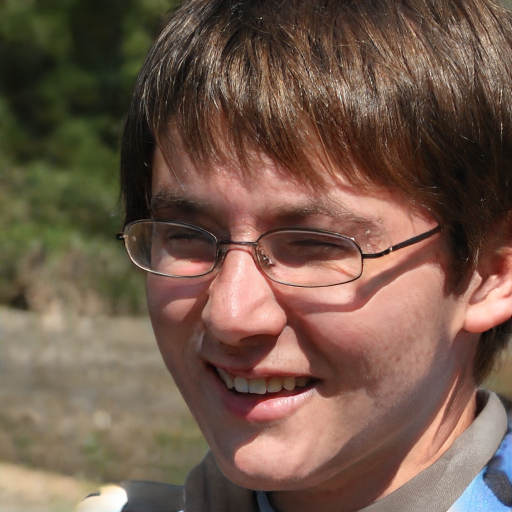
#> input picture 002-deep learning/caras/cara0.jpg, 1024 x 1024 px (shown at 1/2 size); its folder holds only this picture in this run
$ python '023-repasar carpeta.py'
#> lines starting #> are read from the running program, lines starting #| are printed output that depends on the picture
from PIL import Image, ImageDraw, ImageFilter, ImageEnhance
import math
import numpy as np
import cv2
from collections import Counter
import os
import glob

def reduce_angle(angle):
    angle %= 360  # Map the angle to the range 0 to 360 degrees

    if angle <= -180:
        angle += 360
    elif angle > 180:
        angle -= 360

    # Round the angle to the nearest multiple of 45 degrees
    reduced_angle = round(angle / 45) * 45

    return reduced_angle

def calculaAngulo(imagen):
    image = imagen  # Replace with your image file name
    gray_image = image.convert("L")
    image_array = np.array(gray_image)
    edges = cv2.Canny(image_array, threshold1=30, threshold2=100)
    contours, hierarchy = cv2.findContours(edges, cv2.RETR_EXTERNAL, cv2.CHAIN_APPROX_SIMPLE)
    largest_contour = max(contours, key=cv2.contourArea)
    x1, y1, x2, y2 = cv2.boundingRect(largest_contour)
    delta_x = x2 - x1
    delta_y = y2 - y1
    angle_rad = np.arctan2(delta_y, delta_x)
    angle_deg = np.degrees(angle_rad)
    return angle_deg

def convert_to_percentage(values):
    total = sum(values)
    percentages = [(value / total) * 100 for value in values]
    return percentages

def hsl_to_rgb(h, s, l):
    h /= 360.0
    s /= 100.0
    l /= 100.0

    if s == 0:
        r = g = b = l
    else:
        def hue_to_rgb(p, q, t):
            if t < 0:
                t += 1
            if t > 1:
                t -= 1
            if t < 1/6:
                return p + (q - p) * 6 * t
            if t < 1/2:
                return q
            if t < 2/3:
                return p + (q - p) * (2/3 - t) * 6
            return p

        if l < 0.5:
            q = l * (1 + s)
        else:
            q = l + s - l * s

        p = 2 * l - q
        r = hue_to_rgb(p, q, h + 1/3)
        g = hue_to_rgb(p, q, h)
        b = hue_to_rgb(p, q, h - 1/3)

    r = int(round(r * 255))
    g = int(round(g * 255))
    b = int(round(b * 255))

    return r, g, b

def convert_dict_values_to_percentage(dictionary, decimal_places=2):
    total = sum(dictionary.values())
    percentages = {key: round((value / total) * 100, decimal_places) for key, value in dictionary.items()}
    return percentages

def visionArtificial(rutaimagen):
#> called with rutaimagen = 'caras/cara0.jpg'
    imagen = Image.open(rutaimagen)
#> imagen is the input picture: PIL image 1024x1024 RGB; mean R, G, B 113.7, 89.4, 74.7
    imagengris = imagen.convert("L")
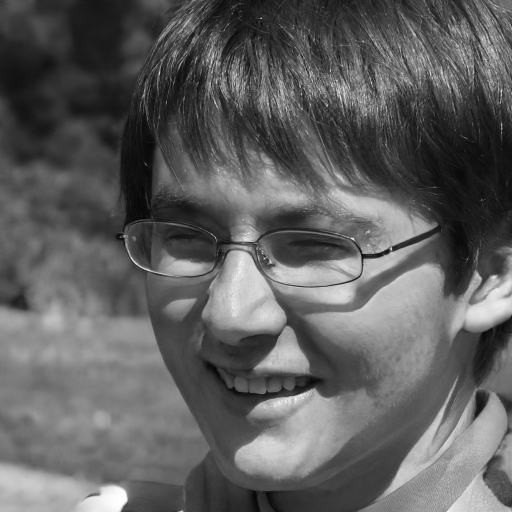
#> imagengris: PIL image 1024x1024 L (shown at 1/2 size); min 1, max 255, mean 95
    bordes = imagengris.filter(ImageFilter.FIND_EDGES)
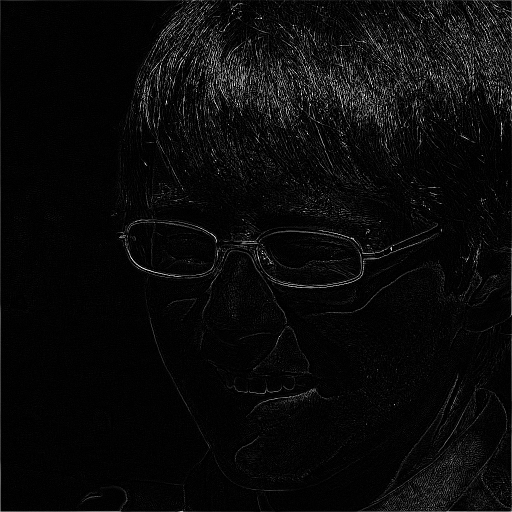
#> bordes: PIL image 1024x1024 L (shown at 1/2 size); min 0, max 255, mean 10.2
    enhancer = ImageEnhance.Contrast(bordes)
    contrast_factor = 2.0
    enhanced_image = enhancer.enhance(contrast_factor)
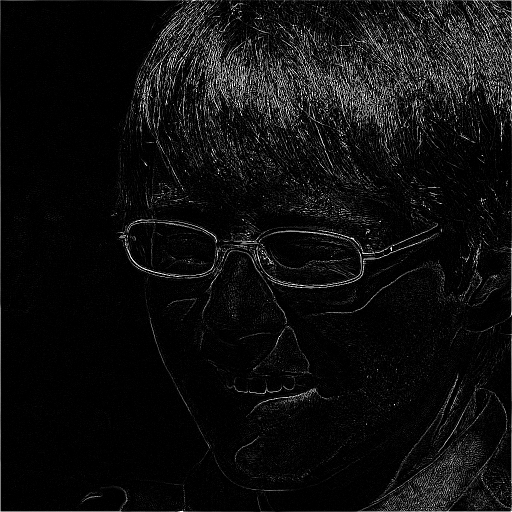
#> enhanced_image: PIL image 1024x1024 L (shown at 1/2 size); min 0, max 255, mean 14.7
    pixeles = imagen.load()
    tamanio = imagen.size
#> tamanio = (1024, 1024)
    anchura = tamanio[0]
#> anchura = 1024
    altura = tamanio[1]
#> altura = 1024
    print(tamanio)
#| (1024, 1024)


    anchuradestino = int(anchura)
#> anchuradestino = 1024
    alturadestino = int(altura)
#> alturadestino = 1024
    color = (0,0,0)
    anchurarectangulo = 4
    imagendestino = Image.new('RGB', (anchuradestino, alturadestino), color)
#> imagendestino: PIL image 1024x1024 RGB; every value is 0
    dibujo = ImageDraw.Draw(imagendestino)
    angulo = 0
    radio = 0
    lista = []
    for i in range(0,55000):
        if radio > anchura/2:
            break
        radio += 0.03
        angulo += 0.1
        componentex = round(anchura/2+math.cos(angulo)*radio)
        componentey = round(altura/2+math.sin(angulo)*radio)
        nuevocolor = pixeles[componentex,componentey]
        #print(str(componentex)+","+str(componentey))


        region = enhanced_image.crop((
            componentex,
            componentey,
            componentex+anchurarectangulo,
            componentey+anchurarectangulo))
        try:
            #print(calculaAngulo(region))
            dibujo.rectangle(
            [(
                componentex,
                componentey
                ),
             (
                componentex+4,
                componentey+4
                )
            ],
            fill=hsl_to_rgb(
                round(calculaAngulo(region)),
                100,50
                ))
            lista.append(reduce_angle(round(calculaAngulo(region))))
        except:
            pass
#> this loop made 17068 passes
#> (nuevocolor, h in hsl_to_rgb) on passes 1 to 3: ((108, 64, 51), -0.175), ((108, 64, 51), -0.175), ((108, 64, 51), -0.175)
    print(lista)
#> (printed output is left out)

    diccionario = {-180:0,-135:0,-90:0,-45:0,0:0,45:0,90:0,135:0,180:0}

    for elemento in lista:
        diccionario[elemento] += 1
#> this loop made 9827 passes
#> elemento on passes 1 to 3: -45, -45, -45
    print(diccionario)
    diccionarioporcentajes = convert_dict_values_to_percentage(diccionario,decimal_places=0)
    print(diccionarioporcentajes)
    archivo = open("memoria.txt","a")
    archivo.write(rutaimagen+":"+str(diccionarioporcentajes)+"\n")
    archivo.close()
    #imagendestino.show()

folder_path = "caras"
files = glob.glob(folder_path + "/*")
for file in files:
    visionArtificial(file)

$ run again, on 002-deep learning/caras/cara12.jpg
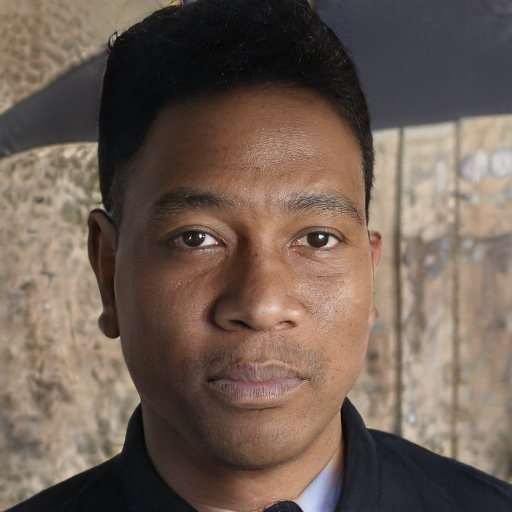
#> input picture 002-deep learning/caras/cara12.jpg, 1024 x 1024 px (shown at 1/2 size)
#> in visionArtificial, imagen is the input picture: PIL image 1024x1024 RGB; mean R, G, B 111.7, 94.7, 83.7
#> in visionArtificial, `imagengris = imagen.convert("L")`:
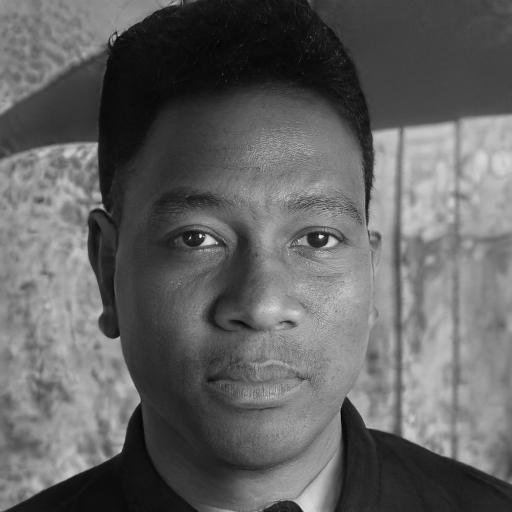
#> imagengris: PIL image 1024x1024 L (shown at 1/2 size); min 0, max 252, mean 98.5
#> in visionArtificial, `enhanced_image = enhancer.enhance(contrast_factor)`:
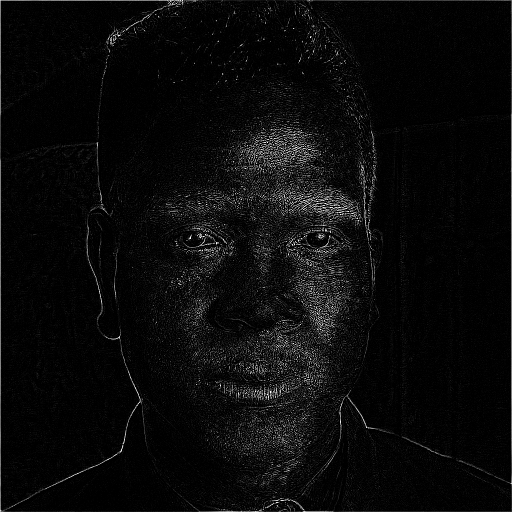
#> enhanced_image: PIL image 1024x1024 L (shown at 1/2 size); min 0, max 255, mean 10.3
#| (1024, 1024)
#> imagendestino: PIL image 1024x1024 RGB; every value is 0
#> the loop in visionArtificial, `for i in range(0,55000):` made 17068 passes
#> (printed output is left out)
#> the loop in visionArtificial, `for elemento in lista:` made 11361 passes
#> elemento on passes 2 to 4: 0, 0, 0

$ run again, on 002-deep learning/caras/cara13.jpg
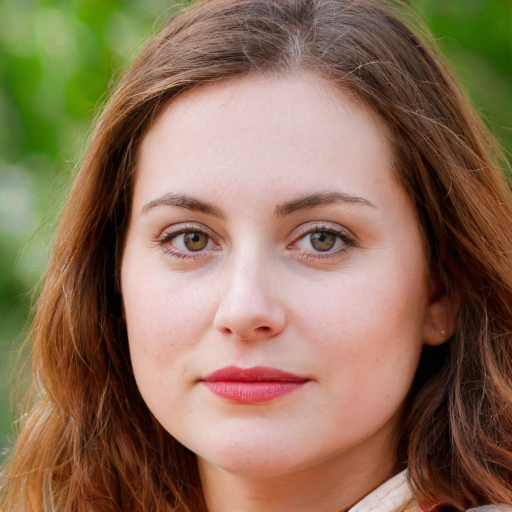
#> input picture 002-deep learning/caras/cara13.jpg, 1024 x 1024 px (shown at 1/2 size)
#> in visionArtificial, imagen is the input picture: PIL image 1024x1024 RGB; mean R, G, B 141.3, 112.9, 88.7
#> in visionArtificial, `imagengris = imagen.convert("L")`:
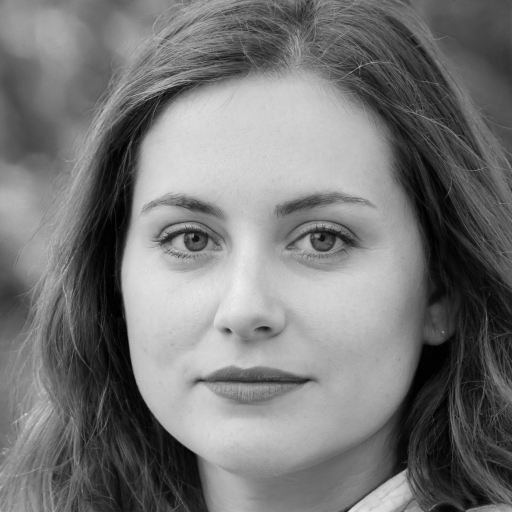
#> imagengris: PIL image 1024x1024 L (shown at 1/2 size); min 0, max 239, mean 118.6
#> in visionArtificial, `enhanced_image = enhancer.enhance(contrast_factor)`:
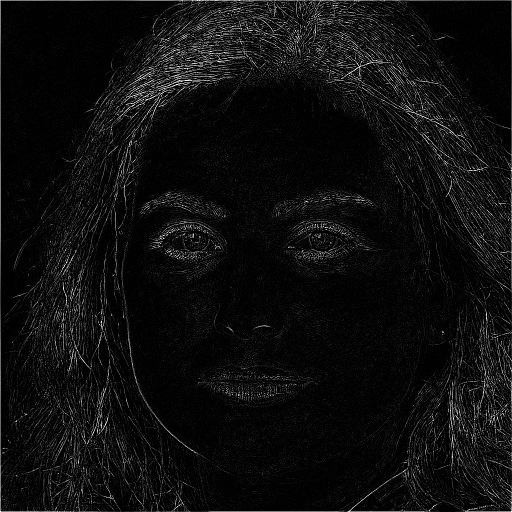
#> enhanced_image: PIL image 1024x1024 L (shown at 1/2 size); min 0, max 255, mean 13.9
#| (1024, 1024)
#> imagendestino: PIL image 1024x1024 RGB; every value is 0
#> the loop in visionArtificial, `for i in range(0,55000):` made 17068 passes
#> (printed output is left out)
#> the loop in visionArtificial, `for elemento in lista:` made 10632 passes
#> elemento on passes 1 to 3: 45, 45, 45

$ run again, on 002-deep learning/caras/cara14.jpg
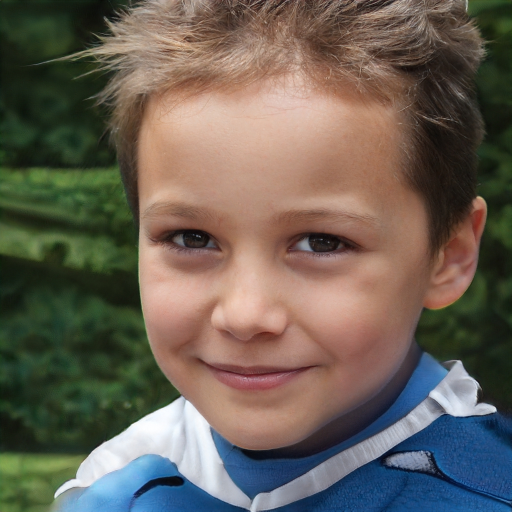
#> input picture 002-deep learning/caras/cara14.jpg, 1024 x 1024 px (shown at 1/2 size)
#> in visionArtificial, imagen is the input picture: PIL image 1024x1024 RGB; mean R, G, B 105.6, 96.5, 85.8
#> in visionArtificial, `imagengris = imagen.convert("L")`:
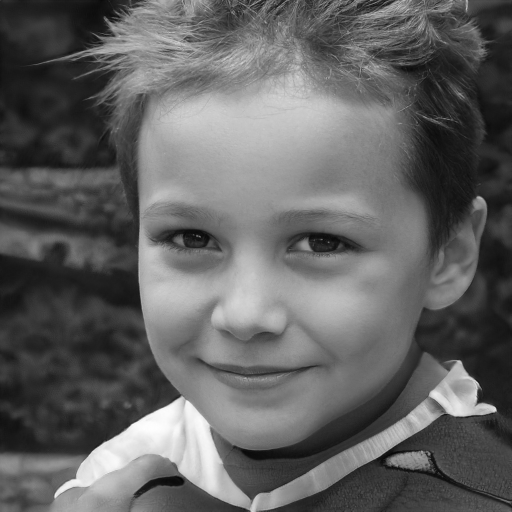
#> imagengris: PIL image 1024x1024 L (shown at 1/2 size); min 1, max 255, mean 98
#> in visionArtificial, `enhanced_image = enhancer.enhance(contrast_factor)`:
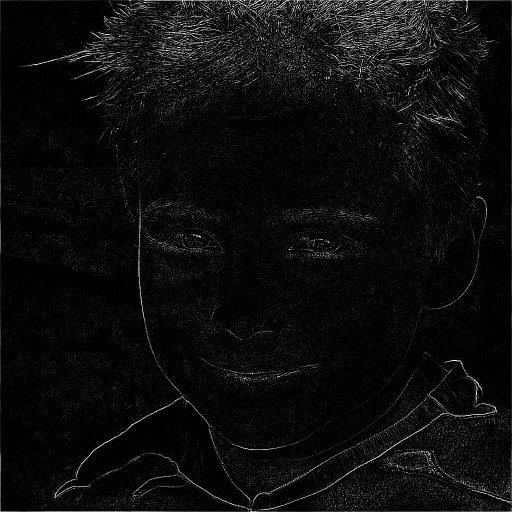
#> enhanced_image: PIL image 1024x1024 L (shown at 1/2 size); min 0, max 255, mean 11.5
#| (1024, 1024)
#> imagendestino: PIL image 1024x1024 RGB; every value is 0
#> the loop in visionArtificial, `for i in range(0,55000):` made 17068 passes
#> (nuevocolor, h in hsl_to_rgb, r in hsl_to_rgb) on passes 1 to 3: ((199, 157, 132), 0.125, 255), ((199, 157, 132), 0.125, 255), ((199, 157, 132), 0.125, 255)
#> (printed output is left out)
#> the loop in visionArtificial, `for elemento in lista:` made 10759 passes
#> elemento on passes 1 to 3: 45, 45, 45

$ run again, on 002-deep learning/caras/cara1.jpg
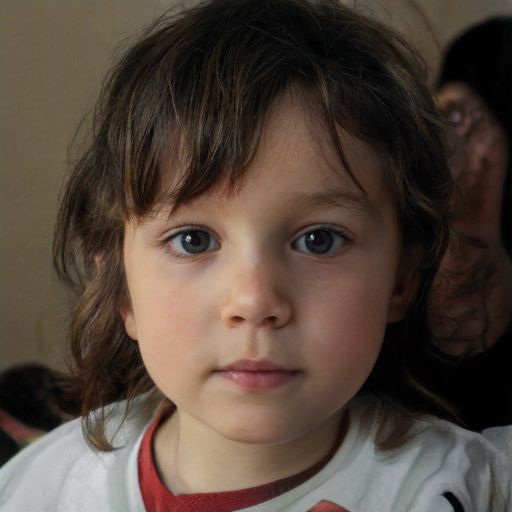
#> input picture 002-deep learning/caras/cara1.jpg, 1024 x 1024 px (shown at 1/2 size)
#> in visionArtificial, imagen is the input picture: PIL image 1024x1024 RGB; mean R, G, B 84, 69.9, 59.8
#> in visionArtificial, `imagengris = imagen.convert("L")`:
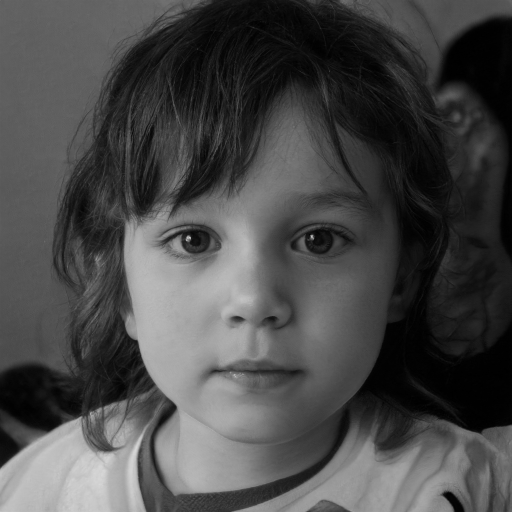
#> imagengris: PIL image 1024x1024 L (shown at 1/2 size); min 0, max 224, mean 73
#> in visionArtificial, `enhanced_image = enhancer.enhance(contrast_factor)`:
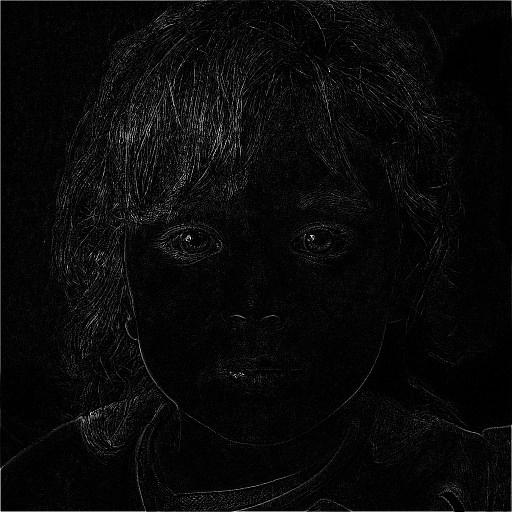
#> enhanced_image: PIL image 1024x1024 L (shown at 1/2 size); min 0, max 255, mean 9.1
#| (1024, 1024)
#> imagendestino: PIL image 1024x1024 RGB; every value is 0
#> the loop in visionArtificial, `for i in range(0,55000):` made 17068 passes
#> nuevocolor on passes 1 to 3: (166, 132, 120), (166, 132, 120), (166, 132, 120)
#> (printed output is left out)
#> the loop in visionArtificial, `for elemento in lista:` made 10907 passes
#> elemento on passes 1 to 3: -45, -45, -45
